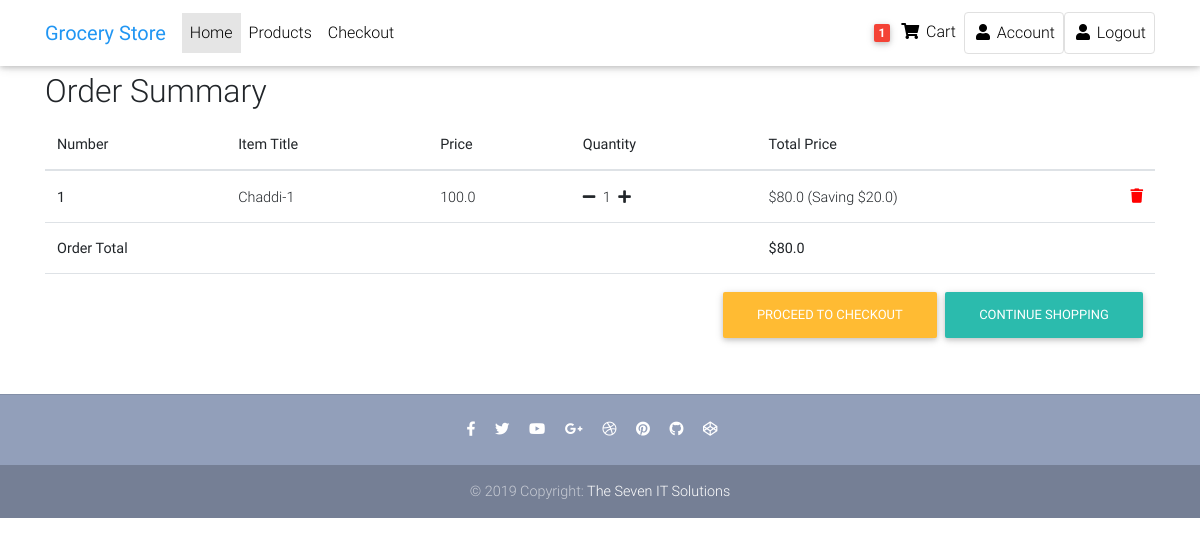
/order-summary/ (signed in), run on the app's committed database.
### core/models.py (models this page shows, shortened)
class Order(models.Model):
    user = models.ForeignKey(settings.AUTH_USER_MODEL, on_delete=models.CASCADE)
    ref_code = models.CharField(max_length=20)
    items = models.ManyToManyField(OrderItem)
    start_date = models.DateTimeField(auto_now_add=True)
    ordered_date = models.DateTimeField()
    ordered = models.BooleanField(default=False)
    being_delivered = models.BooleanField(default=False)
    received = models.BooleanField(default=False)
    refund_requested = models.BooleanField(default=False)
    refund_granted = models.BooleanField(default=False)
    billing_address = models.ForeignKey('BillingAddress', on_delete=models.SET_NULL, blank=True, null=True)
    payment = models.ForeignKey('Payment', on_delete=models.SET_NULL, blank=True, null=True)
    coupon = models.ForeignKey('Coupon', on_delete=models.SET_NULL, blank=True, null=True)
    '''
    1. Adding item to cart
    2. Adding a billing address
    (2.1 Failed Checkouts)
    3. Payment
    (3.1 Pre-processing, processing, Packaging etc )
    4. Being delivered
    5. Received
    6. Refunds
    '''
    def get_total(self):
        total = 0
        for order_item in self.items.all():
            total += order_item.get_final_price()
        if self.coupon:
            total -= self.coupon.amount
        return total

class OrderItem(models.Model):
    user = models.ForeignKey(settings.AUTH_USER_MODEL, on_delete=models.CASCADE, default=1)
    ordered = models.BooleanField(default=False)
    item = models.ForeignKey(Item, on_delete=models.CASCADE)
    quantity = models.IntegerField(default=1)
    def get_total_item_price(self):
        return self.quantity * self.item.price
    def get_total_discount_item_price(self):
        return self.quantity * self.item.discount_price
    def get_amount_saved(self):
        return self.get_total_item_price() - self.get_total_discount_item_price()
    def get_final_price(self):
        if self.item.discount_price:
            return self.get_total_discount_item_price()
        else:
            return self.get_total_item_price()

class Item(models.Model):
    title = models.CharField(max_length=100)
    price = models.FloatField()
    discount_price = models.FloatField(blank=True, null=True)
    category = models.CharField(choices=CATEGORY_CHOICES, max_length=2, default='S')
    label = models.CharField(choices=LABEL_CHOICES, max_length=1, default='P')
    slug = models.SlugField()
    description = models.TextField()
    image = models.ImageField(blank=True, null=True)

### core/views.py (the view)
# urls.py: path('order-summary/', OrderSummaryView.as_view(), name='order-summary'),
class OrderSummaryView(LoginRequiredMixin, View):
    def get(self, *args, **kwargs):
        try:
            order = Order.objects.get(user=self.request.user, ordered=False)
            print(order.items)
            context = {
                'object': order
            }
            return render(self.request, "order-summary.html", context)
        except ObjectDoesNotExist:
            messages.error(self.request, "You do not have any active order")
            return redirect('/')

### core/templatetags/cart_template_tags.py (called while the page is built)
@register.filter
def cart_item_count(user):
    if user.is_authenticated:
        qs = Order.objects.filter(user=user, ordered=False)
        if qs.exists():
            return qs[0].items.count()
        return 0

### templates/order-summary.html (shortened to what this page needs)
{% extends "base.html" %}
{% load static %}
  {% block content %}
  <main>
    <div class="container">
        <div class="table-responsive">
            <h2>Order Summary</h2>
            <table class="table">
            <thead>
            <tr>
                <th scope="col">Number</th>
                <th scope="col">Item Title</th>
                <th scope="col">Price</th>
                <th scope="col">Quantity</th>
                <th scope="col">Total Price</th>
            </tr>
            </thead>
            <tbody>
            {% for order_item in object.items.all %}
            <tr>
            <th scope="row">{{ forloop.counter }}</th>
            <td>{{ order_item.item.title }}</td>
            <td>{{ order_item.item.price }}</td>
            <td>
                <a href="{% url 'core:remove-single-item-from-cart' order_item.item.slug %}"><i class="fas fa-minus mr-1"></i></a>
                {{ order_item.quantity }}
                <a href="{% url 'core:add-to-cart' order_item.item.slug %}"><i class="fas fa-plus ml-1"></i></a>
            </td>
            <td>
                {% if order_item.item.discount_price %}
                    ${{ order_item.get_total_discount_item_price }}
                    <span class="label label-default"> (Saving ${{ order_item.get_amount_saved }})</span>
                {% else %}
                    ${{ order_item.get_total_item_price }}
                {% endif %}
                <a href="{% url 'core:remove-from-cart' order_item.item.slug %}">
                    <i style="color: red;" class="fas fa-trash  float-right"></i>
                </a>
            </td>
            {% endfor %}
            {% if object.get_total %}
            <tr>
                <td colspan="4"><b>Order Total</b></td>
                <td><b>${{ object.get_total }}</b></td>
            </tr>
            <tr>
                <td colspan="5">
                <a class="btn btn-default float-right ml-2" href='/' >Continue Shopping</a>
                <a class="btn btn-warning float-right" href='/checkout/' >Proceed to checkout</a>
                </td>
            </tr>
            {% endif %}
            </tbody>
            </table>
        </div>
    </div>
  </main>
  {% endblock content %}

### templates/navbar.html (shortened to what this page needs)
{% load static %}
{% load cart_template_tags %}
  <nav class="navbar fixed-top navbar-expand-lg navbar-light white scrolling-navbar">
    <div class="container">
      <a class="navbar-brand waves-effect" href="/" target="">
        <strong class="blue-text">Grocery Store</strong>
      </a>
      <div class="collapse navbar-collapse" id="navbarSupportedContent">
        <ul class="navbar-nav mr-auto">
          <li class="nav-item active">
            <a class="nav-link waves-effect" href="#">Home
            </a>
          </li>
          <li class="nav-item">
            <a class="nav-link waves-effect" href="#" target="_blank">Products</a>
          </li>
          <li class="nav-item">
            <a class="nav-link waves-effect" href="#"
              target="_blank">Checkout</a>
          </li>
        </ul>
        <ul class="navbar-nav nav-flex-icons">
          <li class="nav-item">
            <a href="{% url 'core:order-summary' %}" class="nav-link waves-effect">
              {% if user.is_authenticated %}
              <span class="badge red z-depth-1 mr-1"> {{ request.user|cart_item_count }} </span>
              <i class="fas fa-shopping-cart"></i>
              <span class="clearfix d-none d-sm-inline-block"> Cart </span>
              {% endif %}
            </a>
          </li>
          <li class="nav-item">
            {% if user.is_authenticated %}
            <a href="#" class="nav-link border border-light rounded waves-effect"
              target=" ">
              <i class="fas fa-user"></i> Account
            </a>
          </li>
          <li class="nav-item">
            <a href="{% url 'account_logout' %}" class="nav-link border border-light rounded waves-effect"
              target="">
              <i class="fas fa-user"></i> Logout
            </a>
          </li>
            {% endif %}
        </ul>
      </div>
    </div>
  </nav>

### templates/base.html (style rules this page uses)
html, body, header, .carousel { height: 60vh; }

### data on the page
OrderItem: item "Chaddi-1", item.price "100.0", quantity "1", get_total_discount_item_price "80.0", get_amount_saved "20.0"
Order: get_total "80.0"

### other printed values
{{ request.user|cart_item_count }} "1"
